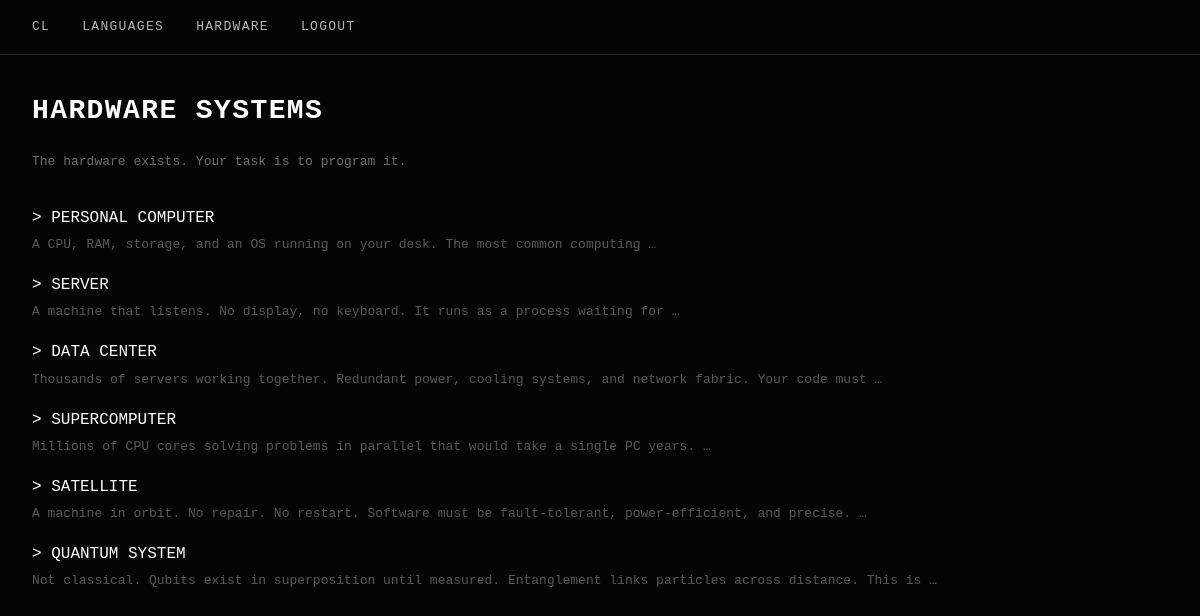
The app's page /hardware/ (signed in) with its own data.
### core/models.py (models this page shows, shortened)
class HardwareSystem(models.Model):
    name = models.CharField(max_length=100)
    slug = models.SlugField(unique=True)
    description = models.TextField()
    category = models.CharField(max_length=50)
    unlock_order = models.IntegerField(default=0)

### core/views.py (the view)
# urls.py: path('hardware/', views.hardware_list, name='hardware_list'),
@login_required(login_url='login')
def hardware_list(request):
    systems = HardwareSystem.objects.all().order_by('unlock_order')
    if request.user.is_staff:
        is_locked = False
    else:
        count = LessonCompletion.objects.filter(user=request.user).count()
        is_locked = count < 5
    return render(request, 'core/hardware_list.html', {
        'systems': systems,
        'is_locked': is_locked,
    })

### core/templates/core/hardware_list.html
{% extends 'core/base.html' %}
{% block content %}
<div class="container">
    <h1>Hardware Systems</h1>
    {% if is_locked %}
    <p style="color: #ff4444; margin-bottom: 1rem;">
        ACCESS DENIED — Complete 5 lessons in any language to unlock hardware challenges.
    </p>
    <a href="{% url 'language_list' %}"><button>Go to Languages</button></a>
    {% else %}
    <p style="opacity: 0.5; margin-bottom: 2rem; font-size: 13px;">The hardware exists. Your task is to program it.</p>
    <ul>
        {% for system in systems %}
        <li style="margin-bottom: 1rem;">
            <a href="{% url 'hardware_detail' system.slug %}" style="font-size: 1rem;">
                &gt; {{ system.name }}
            </a>
            <p style="opacity: 0.4; font-size: 13px; margin-top: 2px;">{{ system.description|truncatewords:15 }}</p>
        </li>
        {% endfor %}
    </ul>
    {% endif %}
</div>
{% endblock %}

### core/templates/core/base.html (shortened to what this page needs)
{% load static %}
<!DOCTYPE html>
<html lang="en">
<head>
    <link rel="stylesheet" href="{% static 'core/css/style.css' %}">
    <link rel="stylesheet" href="https://cdnjs.cloudflare.com/ajax/libs/codemirror/5.65.16/codemirror.min.css">
</head>
<body>
    <nav>
        <a href="{% url 'landing' %}">CL</a>
        {% if user.is_authenticated %}
            <a href="{% url 'language_list' %}">Languages</a>
            <a href="{% url 'hardware_list' %}">Hardware</a>
            <a href="{% url 'logout' %}">Logout</a>
        {% else %}
            <a href="{% url 'login' %}">Sign In</a>
            <a href="{% url 'register' %}">Get Started</a>
        {% endif %}
    </nav>
    {% block content %}{% endblock %}
</body>
</html>

### core/static/core/css/style.css (style rules this page uses)
:root { --bg: #050505; --text: #d4d4d4; --accent: #ffffff; --border: rgba(255, 255, 255, 0.15); --font: 'JetBrains Mono', 'Fira Code', monospace; }
*, *::before, *::after { box-sizing: border-box; margin: 0; padding: 0; border-radius: 0 !important; box-shadow: none !important; }
body { background: var(--bg); color: var(--text); font-family: var(--font); font-size: 14px; line-height: 1.7; }
h1, h2, h3, h4 { color: var(--accent); font-weight: 600; letter-spacing: 0.05em; text-transform: uppercase; margin-bottom: 1rem; }
a { color: var(--accent); text-decoration: none; }
p { margin-bottom: 1rem; }
nav { border-bottom: 1px solid var(--border); display: flex; gap: 2rem; padding: 1rem 2rem; }
nav a { font-size: 13px; opacity: 0.7; text-transform: uppercase; letter-spacing: 0.1em; }
.container { margin: 0 auto; max-width: 1200px; padding: 2rem; }
ul { list-style: none; padding: 0; }
li { margin-bottom: 0.5rem; }

### records on screen
HardwareSystem: name "PERSONAL COMPUTER", description "A CPU, RAM, storage, and an OS running on your desk. The most common computing …"
HardwareSystem: name "SERVER", description "A machine that listens. No display, no keyboard. It runs as a process waiting for …"
HardwareSystem: name "DATA CENTER", description "Thousands of servers working together. Redundant power, cooling systems, and network fabric. Your code must …"
HardwareSystem: name "SUPERCOMPUTER", description "Millions of CPU cores solving problems in parallel that would take a single PC years. …"
HardwareSystem: name "SATELLITE", description "A machine in orbit. No repair. No restart. Software must be fault-tolerant, power-efficient, and precise. …"
HardwareSystem: name "QUANTUM SYSTEM", description "Not classical. Qubits exist in superposition until measured. Entanglement links particles across distance. This is …"
